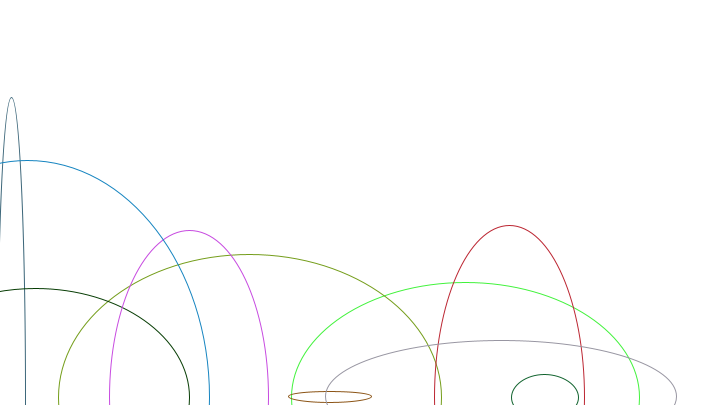
Frame 1 (no input)
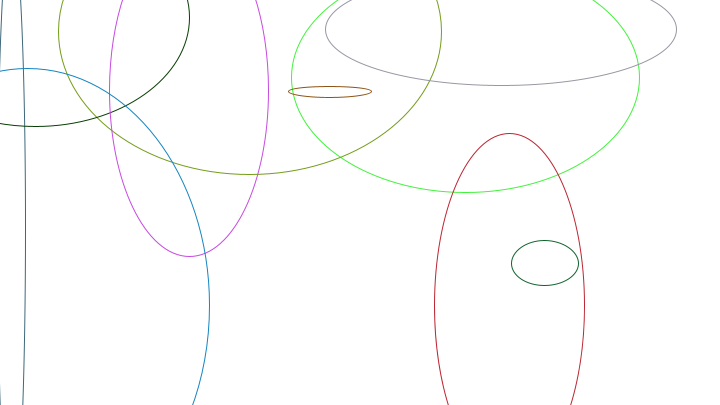
Frame 60 (the mouse pressed at the canvas centre just before this capture)
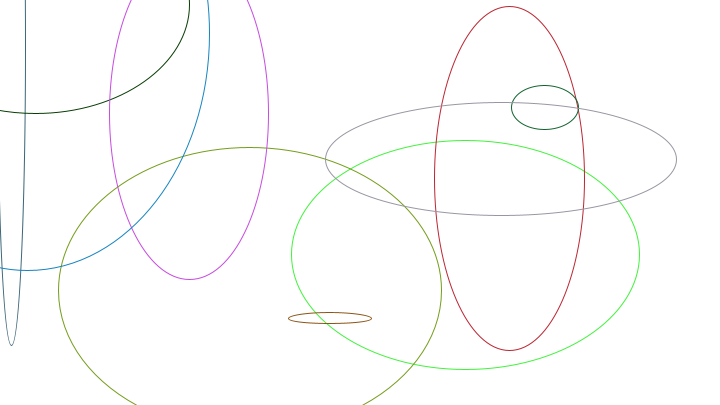
Frame 120 (the mouse held since frame 60 and released just before this capture)

The Processing sketch that drew these frames (run headless with seeded random() and noise(); from frame 60 on, the mouse is pressed at the canvas centre):

// Processing sketch: processing_45032
// ── processing_45032.pde


motiongraphicrect m1;//objecto 1
motiongraphicrect m2;//objecto 2
motiongraphicrect m3;//objecto 3
motiongraphicrect m4;//objecto 4
motiongraphicrect m5;//objecto 5
motiongraphicrect m6;//objecto 6
motiongraphicrect m7;//objecto 7
motiongraphicrect m8;//objecto 8
motiongraphicrect m9;//objecto 9
motiongraphicrect m10;//objecto 10

void setup(){//define as propriedades do ambiente inicial
  size(720,405);//tamanho da janela
  background(255);//cor do fundo: branco
  frameRate(38);//número constante de frames: 38/s
//em seguida vamos definir a classe e dar-lhe um nome neste caso um rectangulo que se move: motiongraphic
  m1 = new motiongraphicrect();//objecto 1
  m2 = new motiongraphicrect();//objecto 2
  m3 = new motiongraphicrect();//objecto 3
  m4 = new motiongraphicrect();//objecto 4
  m5 = new motiongraphicrect();//objecto 5
  m6 = new motiongraphicrect();//objecto 6
  m7 = new motiongraphicrect();//objecto 7
  m8 = new motiongraphicrect();//objecto 8
  m9 = new motiongraphicrect();//objecto 9
  m10 = new motiongraphicrect();//objecto 10
}
void draw(){//executa as funções que lhe pertencem,neste caso update e drawing
  background(255);//fundo branco
  m1.update();//objecto 1 executa função update
  m1.drawing();//objecto 1 executa função drawing
   m2.update();//objecto 2 executa função update
  m2.drawing();//objecto 2 executa função drawing
   m3.update();//objecto 3 executa função update
  m3.drawing();//objecto 3 executa função drawing
   m4.update();//objecto 4 executa função update
  m4.drawing();//objecto 4 executa função drawing
   m5.update();//objecto 5 executa função update
  m5.drawing();//objecto 5 executa função drawing
   m6.update();//objecto 6 executa função update
  m6.drawing();//objecto 6 executa função drawing
   m7.update();//objecto 7 executa função update
  m7.drawing();//objecto 7 executa função drawing
   m8.update();//objecto 8 executa função update
  m8.drawing();//objecto 8 executa função drawing
   m9.update();//objecto 9 executa função update
  m9.drawing();//objecto 9 executa função drawing
   m10.update();//objecto 10 executa função update
  m10.drawing();//objecto 10 executa função drawing
}


class motiongraphicrect{//na classe iremos definir as variaveis: função construtora,update,desenhar,etc
  float posx;//variável da posição x
  float posy;//variável da posição y
  float velocidade;//variável da velocidade
  float r;//variável de r
  float g;//variável de g
  float b;//variável para b
  float altura;//varável de altura  
  float largura;//variável de largura

 motiongraphicrect (){//função construtora onde se encontram valores das variaveis
   posx=random(width); //a posição de x irá variar em toda a largura
   posy=405;//a posição de y,neste caso irá começar pela parte inferior da janela
   velocidade=8;//definir velocidade
   r=random(255);//definir r 
   g=random(255);//definir g
   b=random(255);//definir b
   altura=random(height);//definir altura
   largura=random(width);//definir largura
 }
 
 void update(){//update das variações da classe
 posy = posy-velocidade;//para o meu objecto se mover de baixo para cima
 if(posy<0){//quando a posição de y for menor que a largura da janela este irá ter a posição de 405 e assim obteremos o teste de colisão
  posy=405;//depois de y for menor que zero irá passar a ter uma posição de 405
  posy =random (height);//os objectos irão aparecer a altura variada
 }}
  void drawing(){//função desenho
 noFill();//objecto sem preenchimento
 stroke(r,g,b);//stroke com com
ellipse(posx, posy, altura,largura );//função de elipse
 }} 
